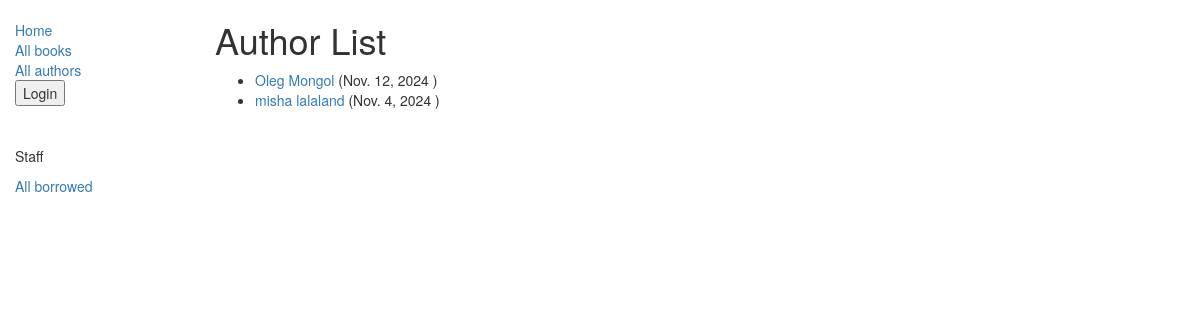
Page /catalog/authors/ on the earlier database version.
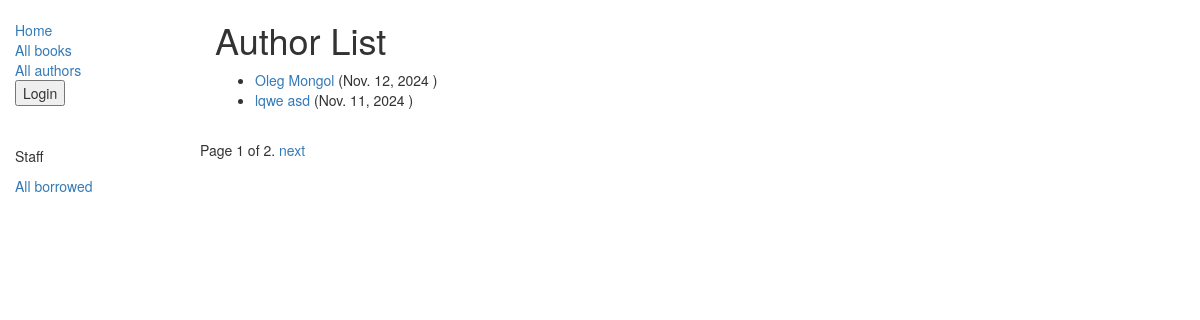
Same page on the later database version.
### catalog/models.py (models this page shows, shortened)
class Author(models.Model):
    first_name = models.CharField(max_length=100)
    last_name = models.CharField(max_length=100)
    date_of_birth = models.DateField(null=True, blank=True)
    date_of_death = models.DateField('Died', null=True, blank=True)
    def get_absolute_url(self):
        return reverse('author-detail', args=[str(self.id)])
    class Meta:
        ordering = ['last_name']

### catalog/views.py (the view)
class AuthorListView(generic.ListView):
    model = Author
    paginate_by = 2

### catalog/templates/catalog/author_list.html
{% extends "base_generic.html" %}
{% block content %}
    <h1>Author List</h1>
    {% if author_list %}
    <ul>
      {% for author in author_list %}
      <li>
        <a href="{{ author.get_absolute_url }}">{{ author.first_name }} {{ author.last_name }}</a> ({{author.date_of_birth}} {{date_of_death}})
      </li>
      {% endfor %}
    </ul>
    {% else %}
      <p>There are no Authors in the library.</p>
    {% endif %}
{% endblock %}

Differences in the rows shown:
no longer on this page (row unchanged): Author: first_name "misha", last_name "lalaland", date_of_birth "Nov. 4, 2024"
added Author: first_name "lqwe", last_name "asd", date_of_birth "Nov. 11, 2024"
Other differences:
{{ page_obj.number }}: (not shown) → "1"
{{ page_obj.paginator.num_pages }}: (not shown) → "2"
text now shown: "Page of . next"
